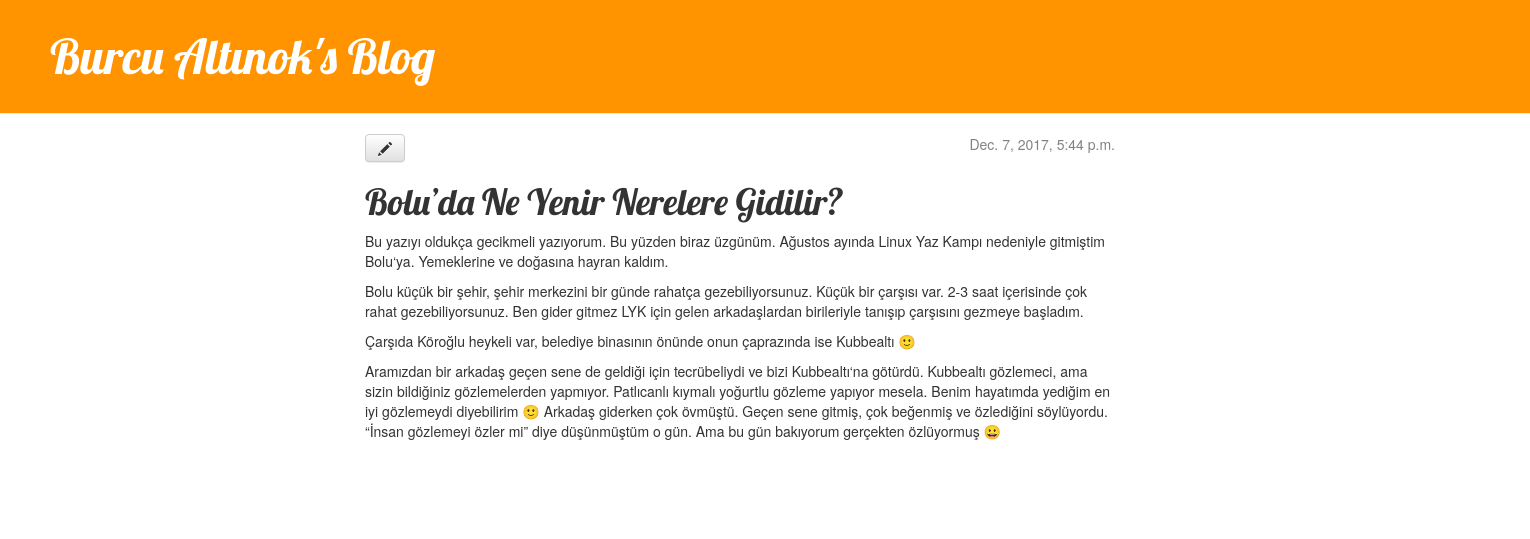
Page /post/6/ on the committed database.
### blog/models.py (models this page shows, shortened)
class Post(models.Model): #Modelimizi nesne turunden tanimladik
    yazar = models.ForeignKey('auth.User')
    baslik = models.CharField(max_length=200) #kısa metinleri tanımlar.
    yazi = models.TextField() #uzun metinleri tanımlar.
    yaratilma_tarihi = models.DateTimeField(
           default=timezone.now)
    yayinlanma_tarihi = models.DateTimeField(
           blank=True, null=True)

### blog/views.py (the view)
# urls.py: url(r'^post/(?P<pk>[0-9]+)/$', views.post_detail, name='post_detail'),
def post_detail(request, pk):
    post = get_object_or_404(Post, pk=pk)
    return render(request, 'blog/post_detail.html', {'post': post})

### blog/templates/blog/post_detail.html
{% extends 'blog/base.html' %}
{% block content %}
    <div class="post">
        {% if post.yayinlanma_tarihi %}
            <div class="date">
                {{ post.yayinlanma_tarihi }}
            </div>
        {% endif %}
        <a class="btn btn-default" href="{% url 'post_edit' pk=post.pk %}"><span class="glyphicon glyphicon-pencil"></span></a>
        <h1>{{ post.baslik }}</h1>
        <p>{{ post.yazi|linebreaks }}</p>
    </div>
{% endblock %}

### blog/static/css/blog.css (style rules this page uses)
body { padding-left: 0px; }
h1, h2, h3, h4 { font-family: 'Lobster', cursive; }
.date { float: right; color: #828282; }
.post { margin-bottom: 70px; }

### rows in the picture
Post: yayinlanma_tarihi "Dec. 7, 2017, 5:44 p.m.", baslik "Bolu’da Ne Yenir Nerelere Gidilir?", yazi "Bu yazıyı oldukça gecikmeli yazıyorum. Bu yüzden biraz üzgünüm. Ağustos ayında Linux Yaz Kampı nedeniyle gitmiştim Bolu‘ya. Yemeklerine ve doğasına hayran kaldım. Bolu küçük bir şehir, şehir merkezini bir günde rahatça gezebiliyorsunuz. Küçük bir çarşısı var. 2-3 saat içerisinde çok rahat gezebiliyorsunuz. Ben gider gitmez LYK için gelen arkadaşlardan birileriyle tanışıp çarşısını gezmeye başladım. Çarşıda Köroğlu heykeli var, belediye binasının önünde onun çaprazında ise Kubbealtı 🙂 Aramızdan bir arkadaş geçen sene de geldiği için tecrübeliydi ve bizi Kubbealtı‘na götürdü. Kubbealtı gözlemeci, ama sizin bildiğiniz gözlemelerden yapmıyor. Patlıcanlı kıymalı yoğurtlu gözleme yapıyor mesela.…"
